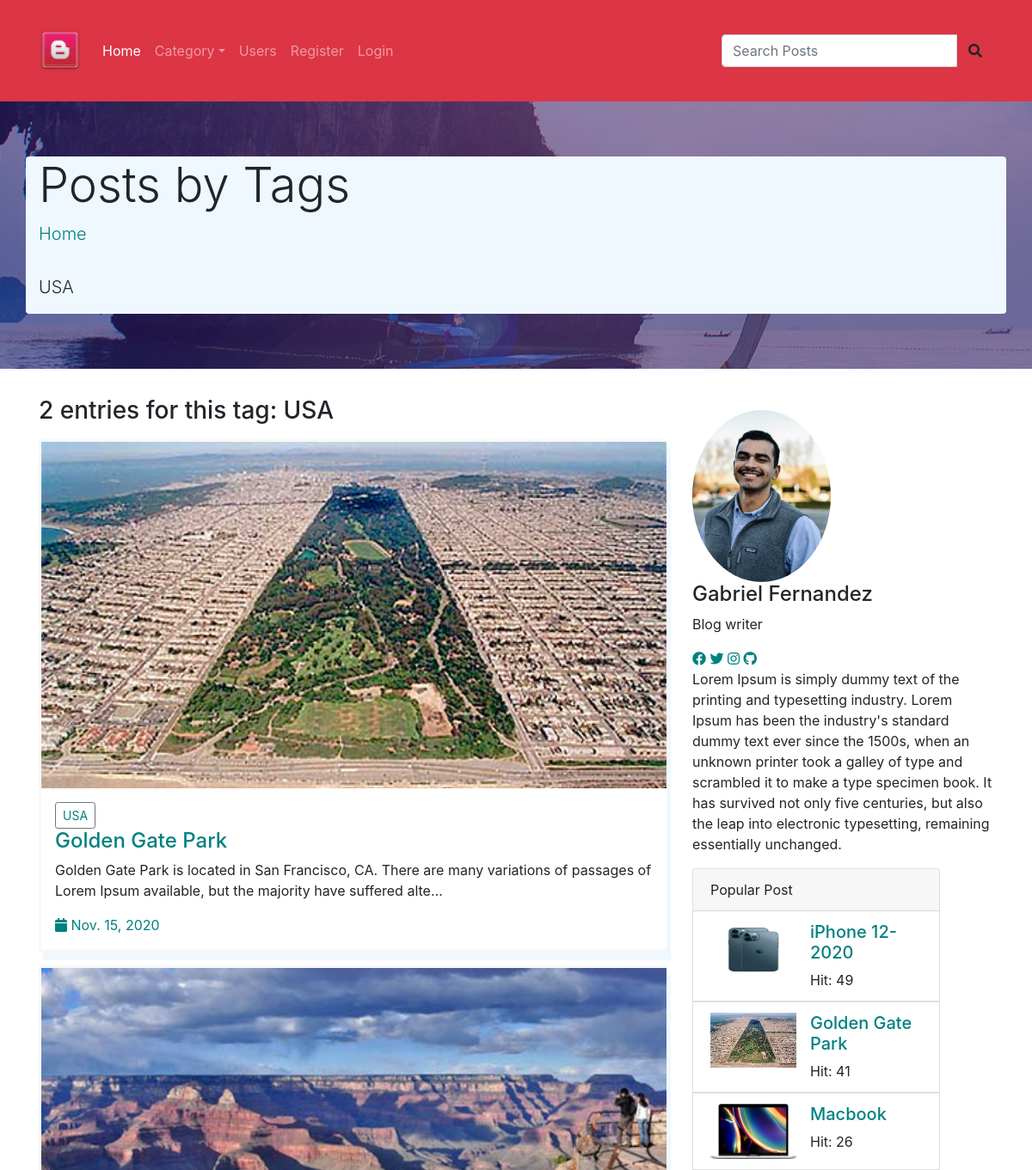
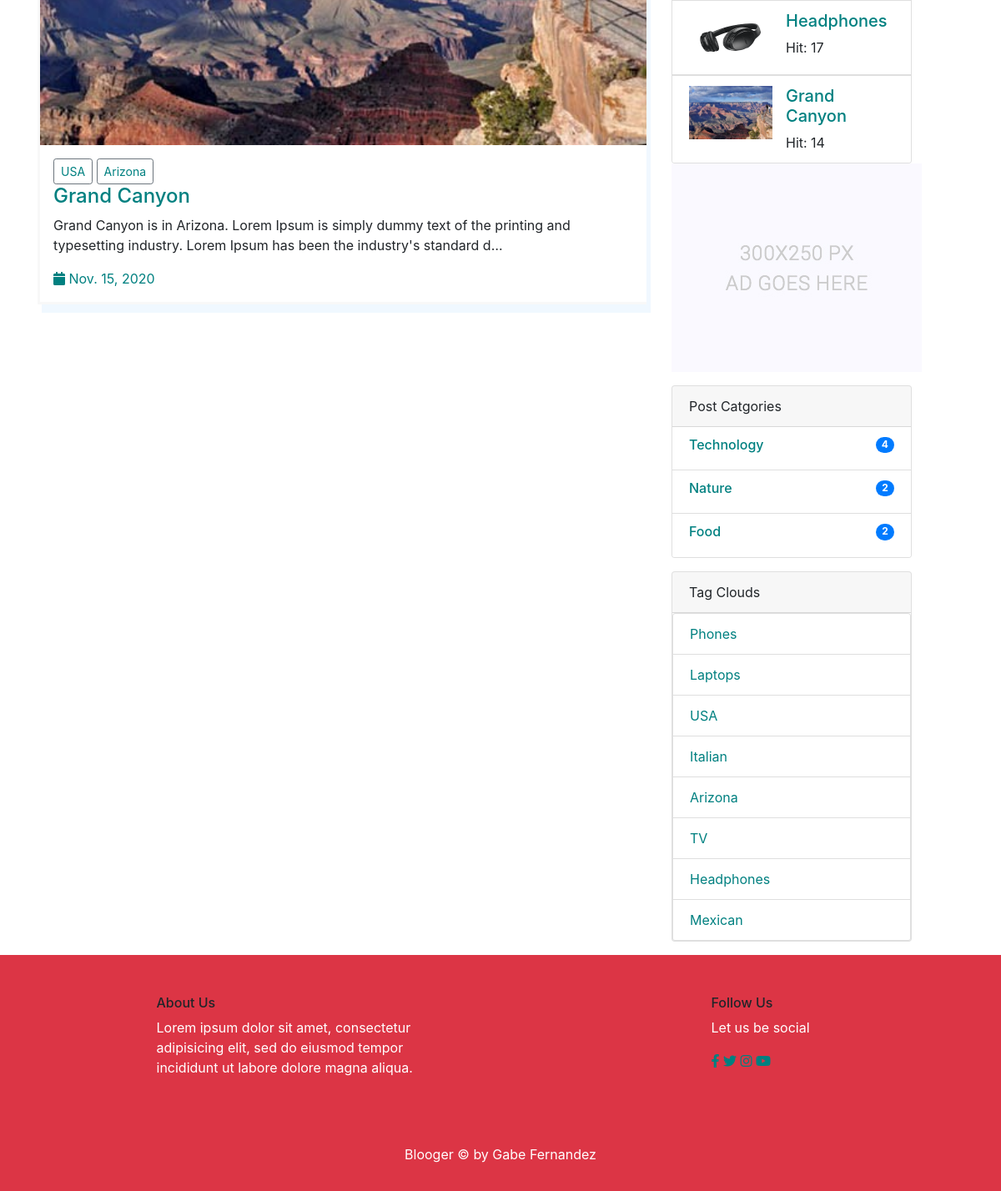
The page /tags/usa on the database its author committed (2 pictures, top to bottom).
### posts/models.py (models this page shows, shortened)
class Tag(models.Model):
    title = models.CharField(max_length=50)
    slug = models.SlugField(editable=False)
    def __str__(self):
        return self.title
    def post_count(self):
        return self.posts.all().count()

class Post(models.Model):
    title = models.CharField(max_length=150)
    content = models.TextField()
    publishing_date = models.DateField(auto_now_add=True)
    image = models.ImageField(blank=True, null=True, upload_to='uploads')
    user = models.ForeignKey(settings.AUTH_USER_MODEL, on_delete=models.CASCADE)
    slug = models.SlugField(default="slug", editable=False)
    category = models.ForeignKey(Category, on_delete=models.CASCADE, related_name="posts", default=1)
    tag = models.ManyToManyField(Tag, related_name="posts", blank=True)
    slider_post = models.BooleanField(default=False)
    hit = models.PositiveIntegerField(default=0)

class Category(models.Model):
    title = models.CharField(max_length=100)
    slug = models.SlugField(editable=False)
    def post_count(self):
        return self.posts.all().count()

### posts/views.py (the view)
# urls.py: path('tags/<slug:slug>', TagDetail.as_view(), name="tag_detail"),
class TagDetail(ListView):
    model = Post
    template_name = 'tags/tag_detail.html'
    context_object_name = 'posts'
    paginate_by = 5
    def get_queryset(self):
        self.tag = get_object_or_404(Tag, slug=self.kwargs['slug'])
        return Post.objects.filter(tag=self.tag).order_by('id')
    def get_context_data(self, **kwargs):
        context = super(TagDetail, self).get_context_data(**kwargs)
        self.tag = get_object_or_404(Tag, slug=self.kwargs['slug'])
        context['tag'] = self.tag
        return context

### posts/templatetags/custom_tags.py (called while the page is built)
@register.simple_tag(name="categories")
def all_categories():
    return Category.objects.all()

@register.simple_tag(name="tags")
def all_tags():
    return Tag.objects.all()

@register.simple_tag(name="hit_posts")
def hit_posts():
    return Post.objects.order_by('-hit')[:5]

### templates/tags/tag_detail.html (shortened to what this page needs)
{% extends 'posts/base.html'%}
{% load static %}
{% block content %}
        <div class="jumbotron jumbotron-fluid banner">
          <div class="container d-flex justify-content-center flex-column banner-text rounded">
            <h1 class="display-4">Posts by Tags</h1>
            <p class="lead"><a href="{% url 'index' %}">Home</a></p>
			  <p class="lead">{{ tag.title }}</p>
          </div>
        </div>
        <section class="blog_area p_120">
            <div class="container">
                <div class="row">
                    <div class="col-lg-8">
                        <h3>{{tag.post_count}} entries for this tag: {{tag.title}}</h3>
                        <div class="blog_left_sidebar">
                            {% for post in posts %}
                            <article class="blog_style1 my-3 border-right-0">
                            	<div class="blog_img">
                            		<img class="img-fluid" src="{{post.image.url}}" alt="" style="width:100%">
                            	</div>
                            	<div class="blog_text mx-3 py-3">
									<div class="blog_text_inner">
										{% for tag in post.tag.all%}
										<button class="btn btn-outline-secondary btn-sm"><a href="{% url 'tag_detail' tag.slug%}">{{tag.title}}</a></button>
										{%endfor%}
										<a href="{% url 'detail' pk=post.id slug=post.slug%}"><h4>{{post.title}}</h4></a>
										<p>{{post.content | truncatechars:150}}</p>
										<div class="date">
											<a href="#"><i class="fa fa-calendar" aria-hidden="true"></i> {{post.publishing_date}}</a>
										</div>
									</div>
                            	</div>
                            </article>
                            {% endfor %}
                        </div>
                    </div>
                    {% include 'posts/sidebar.html' %}
                </div>
            </div>
        </section>
{% endblock %}

### templates/posts/sidebar.html (shortened to what this page needs)
{% load static %}
{% load custom_tags %}
<div id=" sidebar"class=" col-lg-4" >
                        <div class="blog_right_sidebar my-3">
                            <aside class="author_section">
                                <img class="author_img rounded-circle" id="author_img" src="{% static "img/blog/gabe.png" %}" alt="">
                                <h4>Gabriel Fernandez</h4>
                                <p>Blog writer</p>
                                <div class="social_icon">
                                    <a href="#"><i class="fab fa-facebook"></i></a>
                                    <a href="#"><i class="fab fa-twitter"></i></a>
                                    <a href="#"><i class="fab fa-instagram"></i></a>
                                    <a href="#"><i class="fab fa-github"></i></a>
                                </div>
                                <p>Lorem Ipsum is simply dummy text of the printing and typesetting industry. Lorem Ipsum has been the industry's standard dummy text ever since the 1500s, when an unknown printer took a galley of type and scrambled it to make a type specimen book. It has survived not only five centuries, but also the leap into electronic typesetting, remaining essentially unchanged.</p>
                            </aside>
                            <div class="card" style="width: 18rem;">
                               <div class="card-header">
                                    Popular Post
                               </div>
                                {% hit_posts as posts %}
                                {% for post in posts %}
                               <ul class="list-group list-group-flush">
                                    <li class="list-group-item">
                                        <div class="media">
                                            <img src="{{post.image.url}}" class="mr-3" alt="..." style="height:64px; width:100px;">
                                            <div class="media-body">
                                                <a href="{% url 'detail' post.pk post.slug %}"><h5>{{ post.title }}</h5></a>
                                                Hit: {{post.hit}}
                                            </div>
                                        </div>
                                    </li>
                               </ul>
                                {%endfor %}
                            </div>
                            <aside class="single_sidebar_widget">
                                <a href="#"><img class="img-fluid" src="{% static "img/blog/add.jpg" %}" alt=""></a>
                            </aside>
                            <div class="card mt-3 " style="width: 18rem;">
                                <div class="card-header">
                                    Post Catgories
                                </div>
                                <ul class="list-group list-group-flush">
                                    {% categories as categories %}
                                    {% for category in categories %}
                                    <li class="list-group-item">
                                        <a href="{% url 'category_detail' pk=category.pk slug=category.slug %}" class="d-flex justify-content-between">
                                            <h6>{{category.title}}</h6>
                                            <h6 class="badge badge-primary badge-pill">{{category.post_count}}</h6>
                                        </a>
                                    </li>
                                    {% endfor %}
                                </ul>
                            </div>
                            <div class="card mt-3" style="width: 18rem;">
                                <div class="card-header">
                                    Tag Clouds
                                </div>
                                <ul class="list-group">
                                    {% tags as labels %}
                                    {% for label in labels%}
                                    <li class="list-group-item"><a href="{% url 'tag_detail' slug=label.slug%}">{{label}}</a></li>
                                    {% endfor %}
                                </ul>
                            </div>
                        </div>
                    </div>

### static/css/mycss.css (style rules this page uses)
a:link { color: teal; background-color: transparent; text-decoration: none; }
.banner { background: url(../img/banner/home-banner.jpg) no-repeat scroll center center; display:flex; }
.banner-text { background-color:#F0F8FF; }
article { border:solid; border-color:#F8F8F8; box-shadow: 5px 10px #F0F8FF; }
#author_img { width:auto; height:200px; }

### rows shown on the page
Tag: title "USA", post_count "2"
Post: image (picture), title "Golden Gate Park", content "Golden Gate Park is located in San Francisco, CA. There are many variations of passages of Lorem Ipsum available, but the majority have suffered alte…", publishing_date "Nov. 15, 2020", hit "41"
Post: image (picture), title "Grand Canyon", content "Grand Canyon is in Arizona. Lorem Ipsum is simply dummy text of the printing and typesetting industry. Lorem Ipsum has been the industry's standard d…", publishing_date "Nov. 15, 2020", hit "14"
Tag: title "Arizona"
Post: image (picture), title "iPhone 12-2020", hit "49"
Post: image (picture), title "Macbook", hit "26"
Post: image (picture), title "Headphones", hit "17"
Category: title "Technology", post_count "4"
Category: title "Nature", post_count "2"
Category: title "Food", post_count "2"
Tag: title "Phones"
Tag: title "Laptops"
Tag: title "Italian"
Tag: title "TV"
Tag: title "Headphones"
Tag: title "Mexican"
